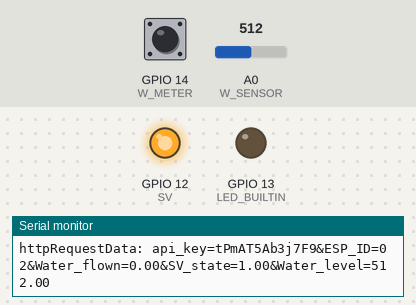
Bench run of a sketch on a simulated ESP8266 (NodeMCU). Parts: output pins drawn as LEDs (lit = HIGH), the last lines printed to the serial monitor. Inputs (shaded band) come from the test bench; at power-on: A0 (W_SENSOR) = 512, GPIO 14 (W_METER) HIGH. WiFi joins after 1.5 s; servers stay silent unless stated; uploads are accepted with an empty reply.

Above: at 2.7 s.
2.8 s: A0 (W_SENSOR) set to 585
4.3 s: A0 (W_SENSOR) set to 608
At 5.0 s:
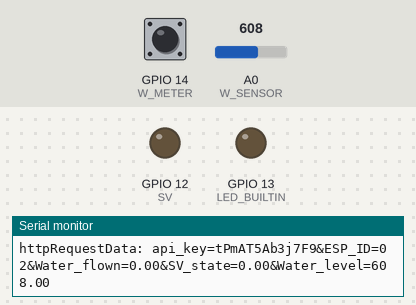
6.0 s: A0 (W_SENSOR) set to 411
7.5 s: A0 (W_SENSOR) set to 387
At 8.1 s:
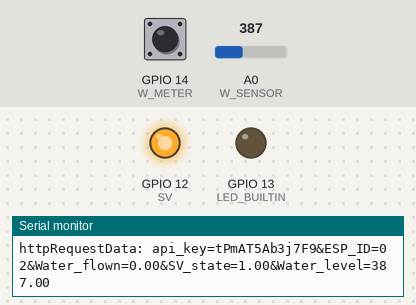
9.3 s: A0 (W_SENSOR) set to 610
At 10.9 s:
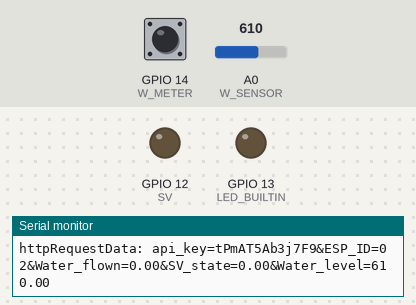
Timing chart, 0 to 12.0 s (numbered marks = the images above; inputs shaded):
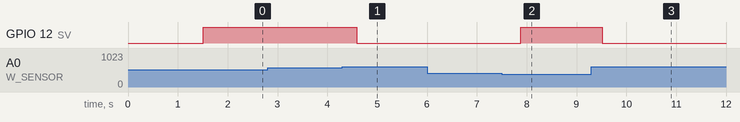

The sketch:

Water_Sensor_wifi_v2.ino
```cpp
#include <Wire.h>
#include <ESP8266WiFi.h>
#include <ESP8266HTTPClient.h>
#include <WiFiClient.h>
#define LED_BUILTIN 13
#define W_METER  14 //D5
#define SV 12 //D6
#define W_SENSOR  A0

long currentMillis = 0;
long previousMillis = 0;
long pM = 0;
int interval = 1000;
boolean ledState = LOW;
float calibrationFactor = 4.8;
volatile byte pulseCount;
byte pulse1Sec = 0;
float flowRate;
unsigned long flowMilliLitres;
unsigned int totalMilliLitres;
float flowLitres;
float totalLitres;
int b;
int a;
int inte = 5000;
unsigned long timeout;

const String ESPId = "02";

// WiFi
const char* ssid = "Virus";              // Your personal network SSID
const char* wifi_password = "anjalian"; // Your personal network password

String apiKeyValue = "tPmAT5Ab3j7F9";
const char server[] = "f8techsol.io"; // domain name: example.com, maker.ifttt.com, etc
const char resource[] = "/post-data_v2.php";         // resource path, for example: /post-data.php
const int  port = 80;

// Initialise the WiFi and MQTT Client objects
WiFiClient client;


void IRAM_ATTR pulseCounter()
{
  pulseCount++;
}
```

Loop.ino
```cpp
void loop()
{
  if (WiFi.status() == WL_CONNECTED) {
    HTTPClient http;

    // Your Domain name with URL path or IP address with path
    http.begin(client, server);
    a = analogRead(W_SENSOR);
    currentMillis = millis();
    if (currentMillis - previousMillis >= interval)
    {

      pulse1Sec = pulseCount;
      pulseCount = 0;

      flowRate = ((1000.0 / (millis() - previousMillis)) * pulse1Sec) / calibrationFactor;
      previousMillis = millis();

      flowMilliLitres = (flowRate / 60) * 1000;
      totalMilliLitres += flowMilliLitres;


      Serial.print("\n");// Print tab space
    }
    String httpRequestData = "api_key=" + apiKeyValue + "&ESP_ID=" + String(ESPId) + "&Water_flown=" + String((float)totalMilliLitres) + "&SV_state=" + String((float)b) + "&Water_level=" + String(float(a)) + "";
    Serial.print("httpRequestData: ");
    Serial.println(httpRequestData);
    int httpResponseCode = http.POST(httpRequestData);

    // If you need an HTTP request with a content type: text/plain
    //http.addHeader("Content-Type", "text/plain");
    //int httpResponseCode = http.POST("Hello, World!");

    // If you need an HTTP request with a content type: application/json, use the following:
    //http.addHeader("Content-Type", "application/json");
    //int httpResponseCode = http.POST("{\"value1\":\"19\",\"value2\":\"67\",\"value3\":\"78\"}");


    //    client.println("Content-Type: application/x-www-form-urlencoded");
    //    client.print("Content-Length: ");
    //    client.println(httpRequestData.length());
    //    client.println();
    //    client.println(httpRequestData);
    if (httpResponseCode > 0) {
      Serial.print("HTTP Response code: ");
      Serial.println(httpResponseCode);
    }
    else {
      Serial.print("Error code: ");
      Serial.println(httpResponseCode);
    }
    // Free resources
    http.end();
  }
  else {
    Serial.println("WiFi Disconnected");
  }
  if (a >= 600)
  { digitalWrite(SV, LOW);
    b = 0;
  }
  else if (a < 400) {
    digitalWrite(SV, HIGH);
    b = 1;
  }
}
```

Setup.ino
```cpp
void setup()
{

  Serial.begin(115200);
  delay(10);
  connect_WiFi();
  pinMode(LED_BUILTIN, OUTPUT);
  pinMode(W_METER, INPUT_PULLUP);
  pinMode(SV, OUTPUT);
  digitalWrite(SV,HIGH);
  pinMode(W_SENSOR, INPUT);
  pulseCount = 0;
  flowRate = 0.0;
  flowMilliLitres = 0;
  totalMilliLitres = 0;
  previousMillis = 0;
  a = 0;
  b=1;
  attachInterrupt(digitalPinToInterrupt(W_METER), pulseCounter, FALLING);
}
void connect_WiFi(){
  Serial.print("Connecting to ");
  Serial.println(ssid);

  // Connect to the WiFi
  WiFi.begin(ssid, wifi_password);

  // Wait until the connection has been confirmed before continuing
  while (WiFi.status() != WL_CONNECTED) {
    delay(500);
    Serial.print(".");
  }

  // Debugging - Output the IP Address of the ESP8266
  Serial.println("WiFi connected");
  Serial.print("IP address: ");
  Serial.println(WiFi.localIP());
}
```

Measured:
- the behaviour switches between 599 and 600 on A0 (W_SENSOR) (found by bisection; images 0 and 1)
- the behaviour switches between 400 and 399 on A0 (W_SENSOR) (found by bisection; images 1 and 2)
- after the input at 4.3 s, GPIO 12 (SV): HIGH → LOW after 0.29 s
- after the input at 7.5 s, GPIO 12 (SV): LOW → HIGH after 0.38 s
- after the input at 9.3 s, GPIO 12 (SV): HIGH → LOW after 0.22 s
